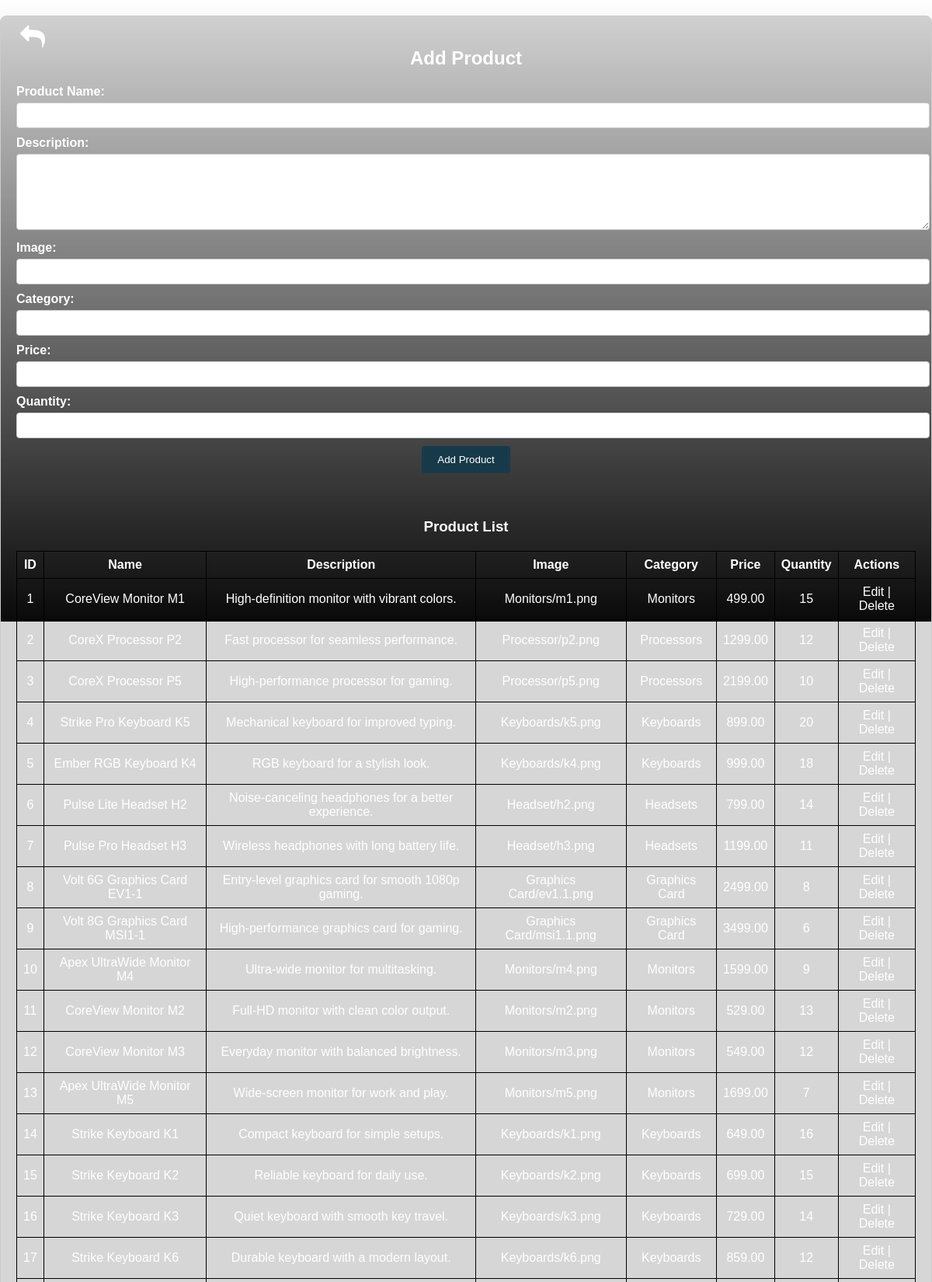
The app's page /sample.php (upper part) with its own data.
### tables this page shows
CREATE TABLE IF NOT EXISTS `cgt_products` (
  `product_id` INT UNSIGNED NOT NULL AUTO_INCREMENT,
  `product_name` VARCHAR(255) NOT NULL,
  `product_desc` TEXT NOT NULL,
  `product_image` VARCHAR(255) NOT NULL,
  `product_category` VARCHAR(100) NOT NULL,
  `product_specs` TEXT DEFAULT NULL,
  `product_price` DECIMAL(10,2) NOT NULL DEFAULT 0.00,
  `quantity` INT UNSIGNED NOT NULL DEFAULT 0,
  PRIMARY KEY (`product_id`),
  KEY `idx_cgt_products_category` (`product_category`)
);

### sample.php (the view, shortened to what this page needs)
<?php
include '../Project in WST/server/server.php';
$product_to_edit = null;
$products = $conn->query("SELECT * FROM cgt_products");
?>
<!DOCTYPE html>
<html lang="en">
<head>
<link rel="stylesheet" href="font-awesome-4.7.0/css/font-awesome.min.css">
</head>
<body>
    <div class="video-background">
    </div>
    <button class="btn-return" style="margin-top: 2%;" onclick="window.location.href='adminwebsite.php'">
        <i class="fa fa-reply"></i>
    </button>
    <div class="container">
        <h2><?php echo $product_to_edit ? "Edit Product" : "Add Product"; ?></h2>
        <form action="adminproducts.php" method="post">
            <label>Product Name:</label>
            <input type="text" name="product_name" value="<?php echo $product_to_edit ? $product_to_edit['product_name'] : ''; ?>" required>
            <label>Description:</label>
            <textarea name="product_desc" required><?php echo $product_to_edit ? $product_to_edit['product_desc'] : ''; ?></textarea>
            <label>Image:</label>
            <input type="text" name="product_image" value="<?php echo $product_to_edit ? $product_to_edit['product_image'] : ''; ?>" required>
            <label>Category:</label>
            <input type="text" name="product_category" value="<?php echo $product_to_edit ? $product_to_edit['product_category'] : ''; ?>" required>
            <label>Price:</label>
            <input type="number" name="product_price" step="0.01" value="<?php echo $product_to_edit ? $product_to_edit['product_price'] : ''; ?>" required>
            <label>Quantity:</label>
            <input type="number" name="quantity" value="<?php echo $product_to_edit ? $product_to_edit['quantity'] : ''; ?>" required>
            <button type="submit" style ="background-color: #173a4a;"><?php echo $product_to_edit ? "Save Product" : "Add Product"; ?></button>
        </form>
        <h3 style = "margin-top:5%;">Product List</h3>
        <table>
            <tr>
                <th>ID</th>
                <th>Name</th>
                <th>Description</th>
                <th>Image</th>
                <th>Category</th>
                <th>Price</th>
                <th>Quantity</th>
                <th>Actions</th>
            </tr>
            <?php while($row = $products->fetch_assoc()): ?>
            <tr>
                <td><?php echo $row['product_id']; ?></td>
                <td><?php echo $row['product_name']; ?></td>
                <td><?php echo $row['product_desc']; ?></td>
                <td><?php echo $row['product_image']; ?></td>
                <td><?php echo $row['product_category']; ?></td>
                <td><?php echo $row['product_price']; ?></td>
                <td><?php echo $row['quantity']; ?></td>
                <td>
                    <a href="adminproducts.php?edit_id=<?php echo $row['product_id']; ?>">Edit</a> |
                    <a href="adminproducts.php?delete_id=<?php echo $row['product_id']; ?>" onclick="return confirm('Are you sure?')">Delete</a>
                </td>
            </tr>
            <?php endwhile; ?>
        </table>
    </div>
</body>
</html>

### sample.php (style rules this page uses)
body { display: flex; justify-content: center; align-items: center; min-height: 100vh; margin: 0; font-family: Arial, sans-serif; }
.container { text-align: center; max-width: 100%; margin: 20px auto; padding: 20px; border: 1px solid #ccc; border-radius: 8px; color:white; background-color: rgba(50, 50, 50, 0.2); }
form label { display: block; font-weight: bold; margin-bottom: 5px; text-align: left; }
form input[type="text"], form input[type="number"], form textarea { width: 100%; padding: 8px; margin-bottom: 10px; border: 1px solid #ccc; border-radius: 4px; }
form textarea { height: 80px; }
form button { padding: 10px 20px; background-color: #28a745; color: white; border: none; border-radius: 4px; cursor: pointer; }
table { width: 100%; border-collapse: collapse; margin-top: 20px; }
table, th, td { border: 1px solid black; padding: 8px; text-align: center; color:white; }
a { text-decoration:none; color:white; }
.video-background { position: fixed; top: 0; left: 0; width: 100vw; height: 100vh; overflow: hidden; z-index: -1; }
.video-background::before { content: ''; position: absolute;top: 0;left: 0;width: 100%;height: 100%;background: linear-gradient(to bottom, rgba(0, 0, 0, 0), rgba(0, 0, 0, 1));z-index: 1; }
.btn-return { position: absolute; top: 5px;left: 20px; background-color: transparent; border: none; color: white; font-size: 2rem; cursor: pointer; transition: color 0.3s ease; }

### records on screen
cgt_products: product_id "1", product_name "CoreView Monitor M1", product_desc "High-definition monitor with vibrant colors.", product_image "Monitors/m1.png", product_category "Monitors", product_price "499.00", quantity "15"
cgt_products: product_id "2", product_name "CoreX Processor P2", product_desc "Fast processor for seamless performance.", product_image "Processor/p2.png", product_category "Processors", product_price "1299.00", quantity "12"
cgt_products: product_id "3", product_name "CoreX Processor P5", product_desc "High-performance processor for gaming.", product_image "Processor/p5.png", product_category "Processors", product_price "2199.00", quantity "10"
cgt_products: product_id "4", product_name "Strike Pro Keyboard K5", product_desc "Mechanical keyboard for improved typing.", product_image "Keyboards/k5.png", product_category "Keyboards", product_price "899.00", quantity "20"
cgt_products: product_id "5", product_name "Ember RGB Keyboard K4", product_desc "RGB keyboard for a stylish look.", product_image "Keyboards/k4.png", product_category "Keyboards", product_price "999.00", quantity "18"
cgt_products: product_id "6", product_name "Pulse Lite Headset H2", product_desc "Noise-canceling headphones for a better experience.", product_image "Headset/h2.png", product_category "Headsets", product_price "799.00", quantity "14"
cgt_products: product_id "7", product_name "Pulse Pro Headset H3", product_desc "Wireless headphones with long battery life.", product_image "Headset/h3.png", product_category "Headsets", product_price "1199.00", quantity "11"
cgt_products: product_id "8", product_name "Volt 6G Graphics Card EV1-1", product_desc "Entry-level graphics card for smooth 1080p gaming.", product_image "Graphics Card/ev1.1.png", product_category "Graphics Card", product_price "2499.00", quantity "8"
cgt_products: product_id "9", product_name "Volt 8G Graphics Card MSI1-1", product_desc "High-performance graphics card for gaming.", product_image "Graphics Card/msi1.1.png", product_category "Graphics Card", product_price "3499.00", quantity "6"
cgt_products: product_id "10", product_name "Apex UltraWide Monitor M4", product_desc "Ultra-wide monitor for multitasking.", product_image "Monitors/m4.png", product_category "Monitors", product_price "1599.00", quantity "9"
cgt_products: product_id "11", product_name "CoreView Monitor M2", product_desc "Full-HD monitor with clean color output.", product_image "Monitors/m2.png", product_category "Monitors", product_price "529.00", quantity "13"
cgt_products: product_id "12", product_name "CoreView Monitor M3", product_desc "Everyday monitor with balanced brightness.", product_image "Monitors/m3.png", product_category "Monitors", product_price "549.00", quantity "12"
cgt_products: product_id "13", product_name "Apex UltraWide Monitor M5", product_desc "Wide-screen monitor for work and play.", product_image "Monitors/m5.png", product_category "Monitors", product_price "1699.00", quantity "7"
cgt_products: product_id "14", product_name "Strike Keyboard K1", product_desc "Compact keyboard for simple setups.", product_image "Keyboards/k1.png", product_category "Keyboards", product_price "649.00", quantity "16"
cgt_products: product_id "15", product_name "Strike Keyboard K2", product_desc "Reliable keyboard for daily use.", product_image "Keyboards/k2.png", product_category "Keyboards", product_price "699.00", quantity "15"
cgt_products: product_id "16", product_name "Strike Keyboard K3", product_desc "Quiet keyboard with smooth key travel.", product_image "Keyboards/k3.png", product_category "Keyboards", product_price "729.00", quantity "14"
cgt_products: product_id "17", product_name "Strike Keyboard K6", product_desc "Durable keyboard with a modern layout.", product_image "Keyboards/k6.png", product_category "Keyboards", product_price "859.00", quantity "12"
